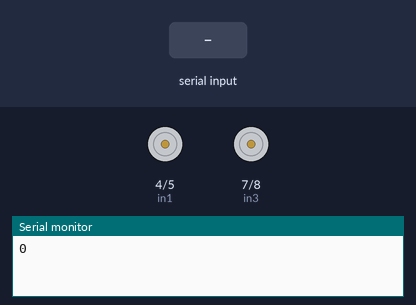
Simulated run of this sketch. Board: Arduino Uno, built with avr-gcc and run on an emulated ATmega328P. Parts: motor-driver pin pairs drawn as motors (green arrow = first pin HIGH = forward, orange = second pin HIGH = backward, longer = more drive, scaled by the enable pin), the last lines printed to the serial monitor. Inputs (shaded band) come from the test bench.

Above: at 1.2 s.
1.3 s: "1\n" received over Serial
At 1.8 s:
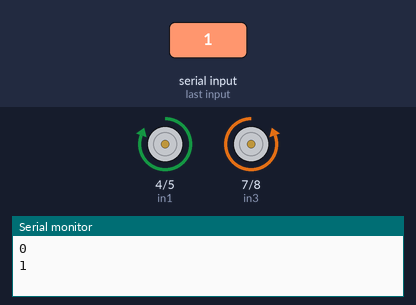
2.8 s: "2\n" received over Serial
At 4.0 s:
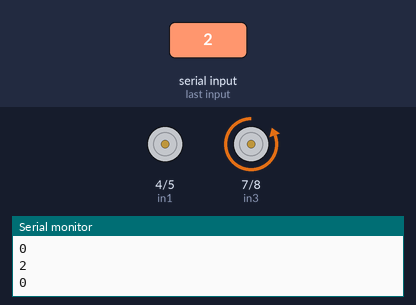
4.3 s: "3\n" received over Serial
At 5.3 s:
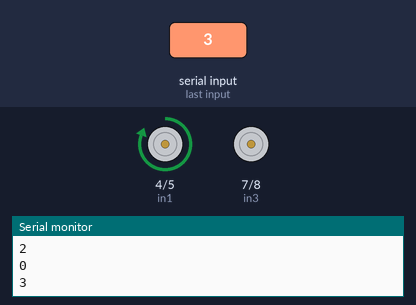
5.8 s: "4\n" received over Serial
At 6.4 s:
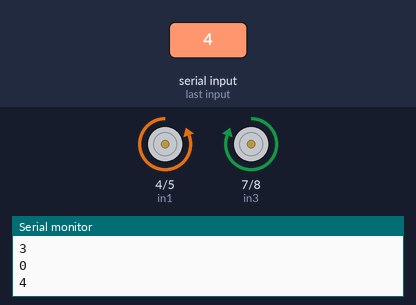
7.3 s: "5\n" received over Serial
At 7.6 s:
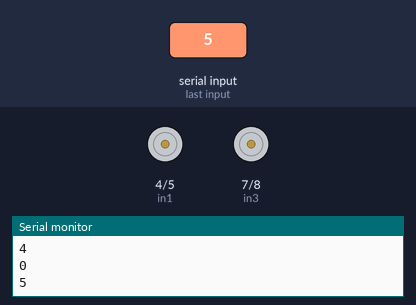
Timing chart, 0 to 9.8 s (numbered marks = the images above; inputs shaded):
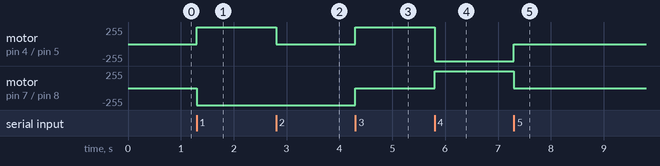

The sketch:

DDBOT_1.ino
```cpp
#define in1 4
#define in2 5
#define en1 6

#define in3 7
#define in4 8
#define en2 9

int c;

void setup() {
  // put your setup code here, to run once:
  Serial.begin(9600);
  pinMode(in1,OUTPUT);
  pinMode(in2,OUTPUT);
  pinMode(en1,OUTPUT);
  pinMode(in3,OUTPUT);
  pinMode(in4,OUTPUT);
  pinMode(en2,OUTPUT);
  digitalWrite(en1,HIGH);
  digitalWrite(en2,HIGH);
}

void loop() {
  // put your main code here, to run repeatedly:
  //while(Serial.available()==0)
  //  delay(1);
  c=Serial.parseInt();
  Serial.println(c);

  switch(c)
  {
    case 1:
      digitalWrite(in1,HIGH);   //FORWARD
      digitalWrite(in2,LOW);
      digitalWrite(in3,LOW);
      digitalWrite(in4,HIGH);
      break;
    case 2:
      digitalWrite(in1,LOW);//LEFT
      digitalWrite(in2,LOW);
      digitalWrite(in3,LOW);
      digitalWrite(in4,HIGH);
      break;
    case 3:
      digitalWrite(in1,HIGH);//RIGHT
      digitalWrite(in2,LOW);
      digitalWrite(in3,LOW);
      digitalWrite(in4,LOW);
      break;
    case 4:
      digitalWrite(in1,LOW);//BACK
      digitalWrite(in2,HIGH);
      digitalWrite(in3,HIGH);
      digitalWrite(in4,LOW);
      break;
    case 5:
      digitalWrite(in1,LOW);//STOP
      digitalWrite(in2,LOW);
      digitalWrite(in3,LOW);
      digitalWrite(in4,LOW);
      break;
  }
}
```

Measured:
- after the input at 1.3 s, motor on pin 4 (in1) / pin 5 (in2): stopped → forward 255/255 at once; motor on pin 7 (in3) / pin 8 (in4): stopped → backward 255/255 at once
- after the input at 2.8 s, motor on pin 4 (in1) / pin 5 (in2): forward 255/255 → stopped at once
- after the input at 4.3 s, motor on pin 4 (in1) / pin 5 (in2): stopped → forward 255/255 at once; motor on pin 7 (in3) / pin 8 (in4): backward 255/255 → stopped at once
- after the input at 5.8 s, motor on pin 4 (in1) / pin 5 (in2): forward 255/255 → backward 255/255 at once; motor on pin 7 (in3) / pin 8 (in4): stopped → forward 255/255 at once
- after the input at 7.3 s, motor on pin 4 (in1) / pin 5 (in2): backward 255/255 → stopped at once; motor on pin 7 (in3) / pin 8 (in4): forward 255/255 → stopped at once
